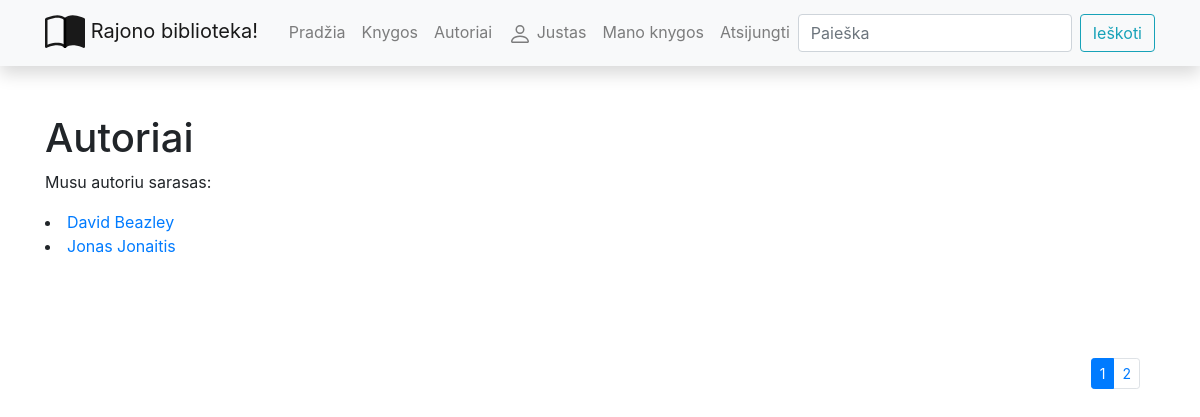
Screenshot of /library/authors/ (signed in) with the database file from the repository.
### library/models.py (models this page shows, shortened)
class Author(models.Model):
    first_name = models.CharField('Vardas', max_length=100)
    last_name = models.CharField('Pavarde', max_length=100)
    description = HTMLField()
    class Meta:
        ordering = ['last_name', 'first_name']
    def display_books(self):
        return ', '.join(book.title for book in self.books.all()[:3])
    display_books.short_description = "Knygos"

### library/views.py (the view)
# urls.py: path('authors/', views.authors, name='authors'),
def authors(request):
    paginator = Paginator(Author.objects.all(), 2)
    page_number = request.GET.get('page')
    paged_authors = paginator.get_page(page_number)
    kontext = {
        'authors': paged_authors
    }
    return render(request, 'authors.html', context=kontext)

### library/templates/authors.html
{% extends 'base.html' %}
{% block content %}
<h1>Autoriai</h1>
<p>Musu autoriu sarasas:</p>
{% for a in authors %}
<li>
    <a href="{% url 'author' a.id %}">{{a.first_name}} {{a.last_name}}</a>
</li>
{% endfor %}
<div class="container puslapiai">
    <nav aria-label="...">
        {% if authors.has_other_pages %}
        <ul class="pagination pagination-sm justify-content-end">
            {% for i in authors.paginator.page_range %}
                {% if authors.number == i %}
                    <li class="page-item active">
                        <a class="page-link" href="">{{i}}</a>
                    </li>
                {% else %}
                    <li class="page-item">
                        <a class="page-link" href="?page={{i}}">{{i}}</a>
                    </li>
                {% endif %}
            {% endfor %}
        </ul>
        {% endif %}
    </nav>
</div>
{% endblock %}

### library/templates/base.html (shortened to what this page needs)
<!DOCTYPE html>
<html lang="en">
  <head>
    <link
      rel="stylesheet"
      href="https://stackpath.bootstrapcdn.com/bootstrap/4.1.3/css/bootstrap.min.css"
    />
    <link
      rel="stylesheet"
      href="https://cdnjs.cloudflare.com/ajax/libs/font-awesome/4.7.0/css/font-awesome.min.css"
    />
    {% load static %}
    <link rel="stylesheet" href="{% static 'css/styles.css' %}" />
  </head>
  <body>
    <nav
      class="navbar navbar-expand-lg navbar-light bg-light static-top mb-5 shadow"
    >
      <div class="container">
        <a class="navbar-brand" href="#">
          Rajono biblioteka!</a
        >
        <div class="collapse navbar-collapse" id="navbarResponsive">
          <ul class="navbar-nav ml-auto">
            <li class="nav-item">
              <a class="nav-link" href="{% url 'index' %}">Pradžia</a>
            </li>
            <li class="nav-item">
              <a class="nav-link" href="{% url 'books_link' %}">Knygos</a>
            </li>
            <li class="nav-item">
              <a class="nav-link" href="{% url 'authors' %}">Autoriai</a>
            </li>
          {% if user.is_authenticated %}
            <li class="nav-item"><a class="nav-link" href="#">
            {{ user.get_username }}</a></li>
            <li class="nav-item"><a class="nav-link" href="{% url 'my-borrowed' %}">Mano knygos</a></li>
            <li class="nav-item"><a class="nav-link" href="{% url 'logout'%}?next=/library">Atsijungti</a></li>
          {% else %}
            <li class="nav-item"><a class="nav-link" href="{% url 'login'%}?next={{request.path}}">Prisijungti</a></li>
            <li class="nav-item"><a class="nav-link" href="#">Registruotis</a></li>
          {% endif %}
          </ul>
          <form
            class="form-inline my-2 my-lg-0"
            action="{% url 'search_link' %}"
            method="get"
          >
            <input
              class="form-control mr-sm-2"
              type="search"
              placeholder="Paieška"
              aria-label="Search"
              name="query"
            />
            <button class="btn btn-outline-info my-2 my-sm-0" type="submit">
              Ieškoti
            </button>
          </form>
        </div>
      </div>
    </nav>
    <div class="container">{% block content %}{% endblock %}</div>
  </body>
</html>

### library/static/css/styles.css (style rules this page uses)
.puslapiai { margin-top: 100px; float: left; }

### rows the page displays
Author: first_name "David", last_name "Beazley"
Author: first_name "Jonas", last_name "Jonaitis"

### other values shown
{{ user.get_username }} "Justas"
{{ i }} "1"
{{ i }} "2"
